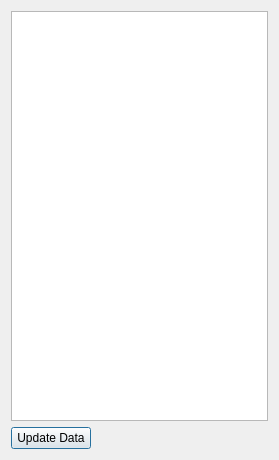
<?xml version="1.0" encoding="UTF-8"?>
<ui version="4.0">
 <class>Dialog</class>
 <widget class="QDialog" name="Dialog">
  <property name="geometry">
   <rect>
    <x>0</x>
    <y>0</y>
    <width>279</width>
    <height>460</height>
   </rect>
  </property>
  <property name="windowTitle">
   <string>Item Table</string>
  </property>
  <layout class="QVBoxLayout" name="verticalLayout">
   <item>
    <widget class="QTableWidget" name="data_table"/>
   </item>
   <item>
    <layout class="QHBoxLayout" name="horizontalLayout">
     <item>
      <widget class="QPushButton" name="update_data_button">
       <property name="text">
        <string>Update Data</string>
       </property>
      </widget>
     </item>
     <item>
      <spacer name="horizontalSpacer">
       <property name="orientation">
        <enum>Qt::Horizontal</enum>
       </property>
       <property name="sizeHint" stdset="0">
        <size>
         <width>40</width>
         <height>20</height>
        </size>
       </property>
      </spacer>
     </item>
    </layout>
   </item>
  </layout>
 </widget>
 <resources/>
 <connections/>
</ui>
